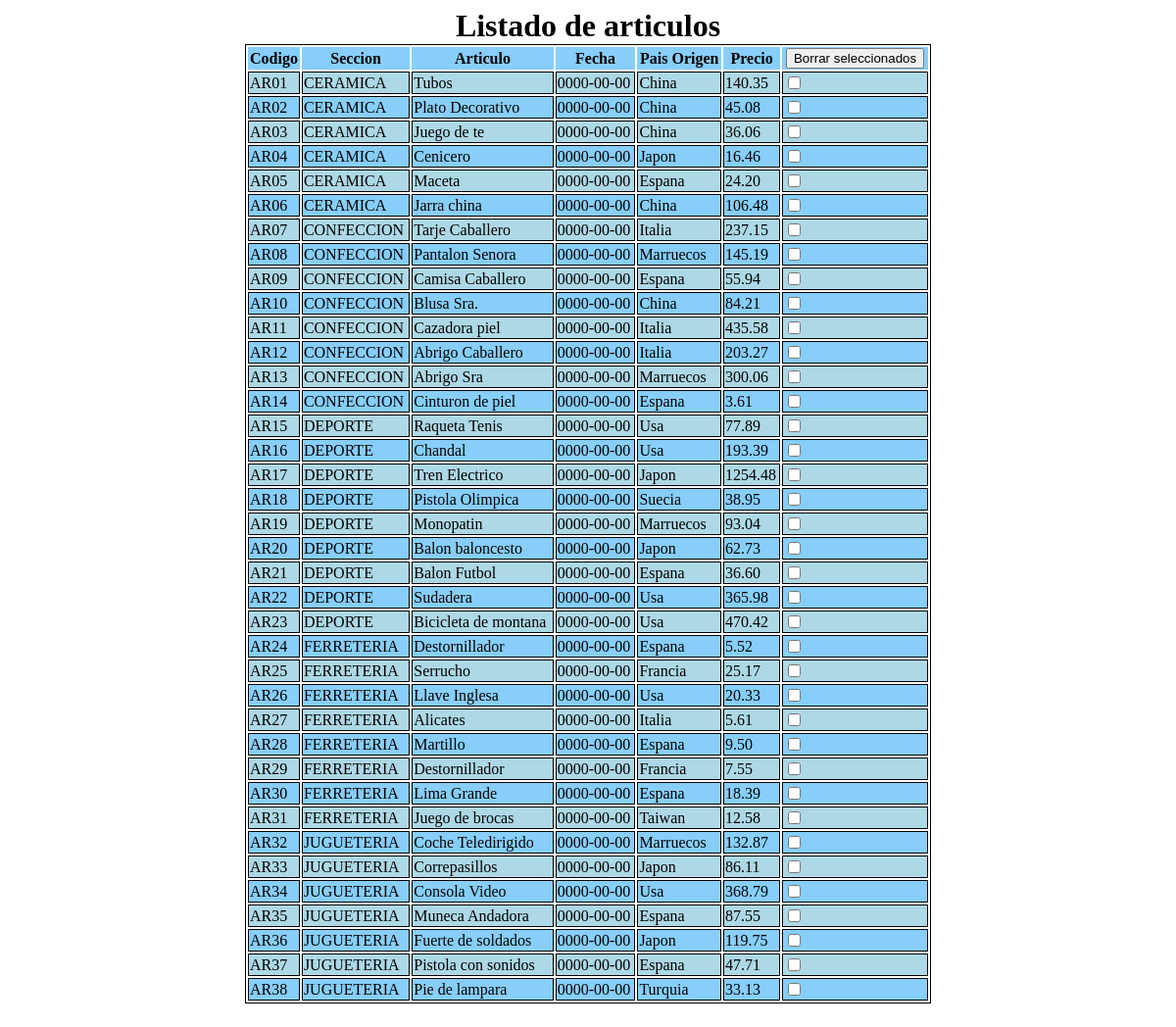
/Ferreteria/ejercicios/02_borarMultiple.php, run on the app's committed database.
### tables this page shows
CREATE TABLE `productos` (
  `CODIGOARTICULO` varchar(5) NOT NULL,
  `SECCION` varchar(25) NOT NULL,
  `NOMBREARTICULO` varchar(40) NOT NULL,
  `FECHA` date NOT NULL,
  `PAISDEORIGEN` varchar(25) NOT NULL,
  `PRECIO` varchar(8) NOT NULL
);

### Ferreteria/ejercicios/include/BD.php (called while the page is built, shortened)
<?php
include_once "productos.php";
class Base {
    private static function realizarConexion() {
        try {
            $conexion = new PDO("mysql:host=localhost; dbname=ferreteria", "root", "");
            $conexion->setAttribute(PDO::ATTR_ERRMODE, PDO::ERRMODE_EXCEPTION);
            $conexion->exec("SET CHARACTER SET utf8");
        } catch (PDOException $e) {
            echo 'ERROR - No se ha podido conectar con la BD: ' . $e->getMessage();
            exit;
        }
        return $conexion;
    }
    public static function getProductos() {
        try {
            $sql = "SELECT * FROM PRODUCTOS";
            $conexion = self::realizarConexion();
            $resultado = $conexion->query($sql);
            $arra_productos = array();
            while ($fila = $resultado->fetch()) {
                $arra_productos[] = new Productos($fila);
            }
        } catch (PDOException $e) {
            echo $e->getMessage();
        } finally {
            $conexion = null;
        }
        return $arra_productos;
    }
}
?>

### Ferreteria/ejercicios/include/productos.php (called while the page is built, shortened)
<?Php
class Productos {
	private $codigoArticulo;
	private $seccion;
	private $nombreArticulo;
	private $fecha;
	private $paisdeOrigen;
	private $precio;
	function __Construct ($registro){
		$this->codigoArticulo=  $registro['CODIGOARTICULO'];
		$this->seccion = $registro['SECCION'];
		$this->nombreArticulo = $registro['NOMBREARTICULO'];
		$this->fecha = $registro['FECHA'];
		$this->paisdeOrigen = $registro['PAISDEORIGEN'];
		$this->precio = $registro['PRECIO'];
	}
	function getCodigoarticulo(){
		return $this->codigoArticulo;
	}
	function getSeccion(){
		return $this->seccion;
	}
	function getNombreArticulo(){
		return $this->nombreArticulo;
	}
	function getFecha(){
		return $this->fecha;
	}
	function getPaisdeOrigen(){
		return $this->paisdeOrigen;
	}
	function getPrecio(){
		return $this->precio;
	}
}
?>

### Ferreteria/ejercicios/02_borarMultiple.php (the view, shortened to what this page needs)
<?php
include_once("./include/productos.php");
include_once("./include/BD.php");
?>
<html>
<head>
    <link rel="stylesheet" href="css/style.css">
</head>
<body>
<div id="contenedor">
    <form action="" method="POST">
        <?php
        $array_de_productos = Base::getProductos();
        ?>
        <table>
            <caption>Listado de articulos</caption>
            <tr>
                <th>Codigo</th>
                <th>Seccion</th>
                <th>Articulo</th>
                <th>Fecha</th>
                <th>Pais Origen</th>
                <th>Precio</th>
                <th><input type="submit" value="Borrar seleccionados"></th>
            </tr>
            <?php
            foreach ($array_de_productos as $pro) { ?>
                <tr>
                    <td><?php echo $pro->getCodigoArticulo(); ?></td>
                    <td><?php echo $pro->getSeccion(); ?></td>
                    <td><?php echo $pro->getNombreArticulo(); ?></td>
                    <td><?php echo $pro->getFecha(); ?></td>
                    <td><?php echo $pro->getPaisdeOrigen(); ?></td>
                    <td><?php echo $pro->getPrecio(); ?></td>
                    <td>
                        <input type="checkbox" name="codigos[]" value="<?php echo $pro->getCodigoArticulo(); ?>">
                    </td>
                </tr>
            <?php
            }
            ?>
        </table>
    </form>
</div>
</body>
</html>

### Ferreteria/ejercicios/css/style.css (style rules this page uses)
#contenedor { display:flex; justify-content:center; }
table,td,tr { border:1px solid black; }
tr:nth-child(even) { background:lightblue; }
tr:nth-child(odd) { background:lightskyblue; }
table { width: 700px; }
caption { font-size: 2em; font-weight: bold; }

### data on the page
productos: CODIGOARTICULO "AR01", SECCION "CERAMICA", NOMBREARTICULO "Tubos", FECHA "0000-00-00", PAISDEORIGEN "China", PRECIO "140.35"
productos: CODIGOARTICULO "AR02", SECCION "CERAMICA", NOMBREARTICULO "Plato Decorativo", FECHA "0000-00-00", PAISDEORIGEN "China", PRECIO "45.08"
productos: CODIGOARTICULO "AR03", SECCION "CERAMICA", NOMBREARTICULO "Juego de te", FECHA "0000-00-00", PAISDEORIGEN "China", PRECIO "36.06"
productos: CODIGOARTICULO "AR04", SECCION "CERAMICA", NOMBREARTICULO "Cenicero", FECHA "0000-00-00", PAISDEORIGEN "Japon", PRECIO "16.46"
productos: CODIGOARTICULO "AR05", SECCION "CERAMICA", NOMBREARTICULO "Maceta", FECHA "0000-00-00", PAISDEORIGEN "Espana", PRECIO "24.20"
productos: CODIGOARTICULO "AR06", SECCION "CERAMICA", NOMBREARTICULO "Jarra china", FECHA "0000-00-00", PAISDEORIGEN "China", PRECIO "106.48"
productos: CODIGOARTICULO "AR07", SECCION "CONFECCION", NOMBREARTICULO "Tarje Caballero", FECHA "0000-00-00", PAISDEORIGEN "Italia", PRECIO "237.15"
productos: CODIGOARTICULO "AR08", SECCION "CONFECCION", NOMBREARTICULO "Pantalon Senora", FECHA "0000-00-00", PAISDEORIGEN "Marruecos", PRECIO "145.19"
productos: CODIGOARTICULO "AR09", SECCION "CONFECCION", NOMBREARTICULO "Camisa Caballero", FECHA "0000-00-00", PAISDEORIGEN "Espana", PRECIO "55.94"
productos: CODIGOARTICULO "AR10", SECCION "CONFECCION", NOMBREARTICULO "Blusa Sra.", FECHA "0000-00-00", PAISDEORIGEN "China", PRECIO "84.21"
productos: CODIGOARTICULO "AR11", SECCION "CONFECCION", NOMBREARTICULO "Cazadora piel", FECHA "0000-00-00", PAISDEORIGEN "Italia", PRECIO "435.58"
productos: CODIGOARTICULO "AR12", SECCION "CONFECCION", NOMBREARTICULO "Abrigo Caballero", FECHA "0000-00-00", PAISDEORIGEN "Italia", PRECIO "203.27"
productos: CODIGOARTICULO "AR13", SECCION "CONFECCION", NOMBREARTICULO "Abrigo Sra", FECHA "0000-00-00", PAISDEORIGEN "Marruecos", PRECIO "300.06"
productos: CODIGOARTICULO "AR14", SECCION "CONFECCION", NOMBREARTICULO "Cinturon de piel", FECHA "0000-00-00", PAISDEORIGEN "Espana", PRECIO "3.61"
productos: CODIGOARTICULO "AR15", SECCION "DEPORTE", NOMBREARTICULO "Raqueta Tenis", FECHA "0000-00-00", PAISDEORIGEN "Usa", PRECIO "77.89"
productos: CODIGOARTICULO "AR16", SECCION "DEPORTE", NOMBREARTICULO "Chandal", FECHA "0000-00-00", PAISDEORIGEN "Usa", PRECIO "193.39"
productos: CODIGOARTICULO "AR17", SECCION "DEPORTE", NOMBREARTICULO "Tren Electrico", FECHA "0000-00-00", PAISDEORIGEN "Japon", PRECIO "1254.48"
productos: CODIGOARTICULO "AR18", SECCION "DEPORTE", NOMBREARTICULO "Pistola Olimpica", FECHA "0000-00-00", PAISDEORIGEN "Suecia", PRECIO "38.95"
productos: CODIGOARTICULO "AR19", SECCION "DEPORTE", NOMBREARTICULO "Monopatin", FECHA "0000-00-00", PAISDEORIGEN "Marruecos", PRECIO "93.04"
productos: CODIGOARTICULO "AR20", SECCION "DEPORTE", NOMBREARTICULO "Balon baloncesto", FECHA "0000-00-00", PAISDEORIGEN "Japon", PRECIO "62.73"
productos: CODIGOARTICULO "AR21", SECCION "DEPORTE", NOMBREARTICULO "Balon Futbol", FECHA "0000-00-00", PAISDEORIGEN "Espana", PRECIO "36.60"
productos: CODIGOARTICULO "AR22", SECCION "DEPORTE", NOMBREARTICULO "Sudadera", FECHA "0000-00-00", PAISDEORIGEN "Usa", PRECIO "365.98"
productos: CODIGOARTICULO "AR23", SECCION "DEPORTE", NOMBREARTICULO "Bicicleta de montana", FECHA "0000-00-00", PAISDEORIGEN "Usa", PRECIO "470.42"
productos: CODIGOARTICULO "AR24", SECCION "FERRETERIA", NOMBREARTICULO "Destornillador", FECHA "0000-00-00", PAISDEORIGEN "Espana", PRECIO "5.52"
productos: CODIGOARTICULO "AR25", SECCION "FERRETERIA", NOMBREARTICULO "Serrucho", FECHA "0000-00-00", PAISDEORIGEN "Francia", PRECIO "25.17"
productos: CODIGOARTICULO "AR26", SECCION "FERRETERIA", NOMBREARTICULO "Llave Inglesa", FECHA "0000-00-00", PAISDEORIGEN "Usa", PRECIO "20.33"
productos: CODIGOARTICULO "AR27", SECCION "FERRETERIA", NOMBREARTICULO "Alicates", FECHA "0000-00-00", PAISDEORIGEN "Italia", PRECIO "5.61"
productos: CODIGOARTICULO "AR28", SECCION "FERRETERIA", NOMBREARTICULO "Martillo", FECHA "0000-00-00", PAISDEORIGEN "Espana", PRECIO "9.50"
productos: CODIGOARTICULO "AR29", SECCION "FERRETERIA", NOMBREARTICULO "Destornillador", FECHA "0000-00-00", PAISDEORIGEN "Francia", PRECIO "7.55"
productos: CODIGOARTICULO "AR30", SECCION "FERRETERIA", NOMBREARTICULO "Lima Grande", FECHA "0000-00-00", PAISDEORIGEN "Espana", PRECIO "18.39"
productos: CODIGOARTICULO "AR31", SECCION "FERRETERIA", NOMBREARTICULO "Juego de brocas", FECHA "0000-00-00", PAISDEORIGEN "Taiwan", PRECIO "12.58"
productos: CODIGOARTICULO "AR32", SECCION "JUGUETERIA", NOMBREARTICULO "Coche Teledirigido", FECHA "0000-00-00", PAISDEORIGEN "Marruecos", PRECIO "132.87"
productos: CODIGOARTICULO "AR33", SECCION "JUGUETERIA", NOMBREARTICULO "Correpasillos", FECHA "0000-00-00", PAISDEORIGEN "Japon", PRECIO "86.11"
productos: CODIGOARTICULO "AR34", SECCION "JUGUETERIA", NOMBREARTICULO "Consola Video", FECHA "0000-00-00", PAISDEORIGEN "Usa", PRECIO "368.79"
productos: CODIGOARTICULO "AR35", SECCION "JUGUETERIA", NOMBREARTICULO "Muneca Andadora", FECHA "0000-00-00", PAISDEORIGEN "Espana", PRECIO "87.55"
productos: CODIGOARTICULO "AR36", SECCION "JUGUETERIA", NOMBREARTICULO "Fuerte de soldados", FECHA "0000-00-00", PAISDEORIGEN "Japon", PRECIO "119.75"
productos: CODIGOARTICULO "AR37", SECCION "JUGUETERIA", NOMBREARTICULO "Pistola con sonidos", FECHA "0000-00-00", PAISDEORIGEN "Espana", PRECIO "47.71"
productos: CODIGOARTICULO "AR38", SECCION "JUGUETERIA", NOMBREARTICULO "Pie de lampara", FECHA "0000-00-00", PAISDEORIGEN "Turquia", PRECIO "33.13"
